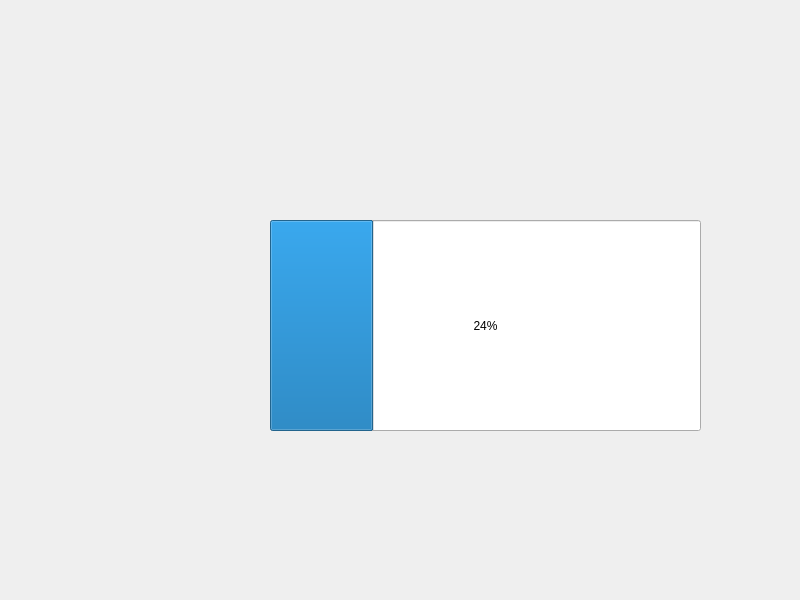
<?xml version="1.0" encoding="UTF-8"?>
<ui version="4.0">
 <class>Widget</class>
 <widget class="QWidget" name="Widget">
  <property name="geometry">
   <rect>
    <x>0</x>
    <y>0</y>
    <width>800</width>
    <height>600</height>
   </rect>
  </property>
  <property name="windowTitle">
   <string>Widget</string>
  </property>
  <widget class="QProgressBar" name="progressBar">
   <property name="geometry">
    <rect>
     <x>270</x>
     <y>220</y>
     <width>431</width>
     <height>211</height>
    </rect>
   </property>
   <property name="value">
    <number>24</number>
   </property>
  </widget>
 </widget>
 <resources/>
 <connections/>
</ui>
